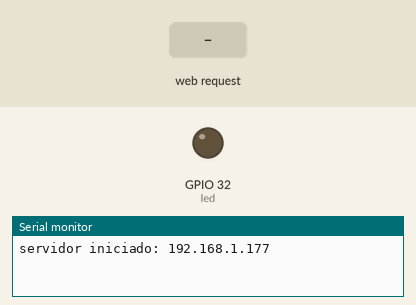
This sketch was run on a simulated ESP32. Parts: output pins drawn as LEDs (lit = HIGH), the last lines printed to the serial monitor. Inputs (shaded band) come from the test bench. WiFi joins after 1.5 s; servers stay silent unless stated.

Above: at 1.2 s.
1.3 s: HTTP request GET /?LED=ON received
At 1.7 s:
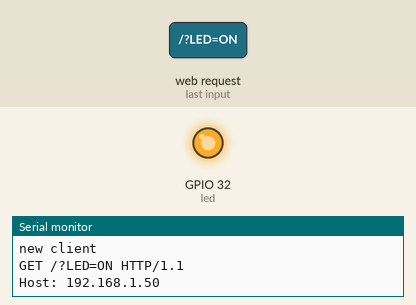
2.8 s: HTTP request GET /?LED=OFF received
At 4.1 s:
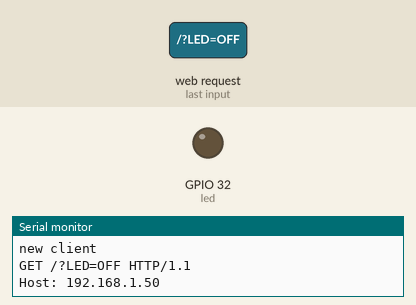
Timing chart, 0 to 5.8 s (numbered marks = the images above; inputs shaded):
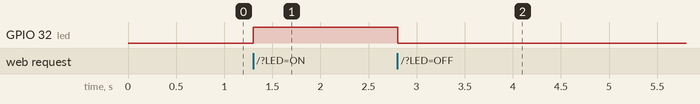

The sketch:

control-my-stove_Ejemplo_LED.ino
```cpp
#include <SPI.h>       //Importamos la librería SPI
#include <Ethernet.h>  //Importamos la librería Ethernet

byte mac[] = { 0xDE, 0xAD, 0xBE, 0xEF, 0xFE, 0xED };     //Ponemos una dirección MAC para la Ethernet Shield
IPAddress ip(192, 168, 1, 177);                             //Asingamos una IP a la Ethernet Shield
EthernetServer server(80);                               //Creamos un servidor web en el puerto 80 (puerto HTTP por defecto)

int led = 32;             //Definimos el pin que usaremos para encender el led
String estado = "OFF";   //Variable de tipo string que almacena el estado del Led (inicialmente "OFF")


void setup()
{
  Serial.begin(9600);       // Inicializamos la comunicación serie
  Ethernet.begin(mac, ip);  // Inicializamos la comunicación Ethernet y el servidor
  server.begin();           // Inicializamos el servidor web

  // Mostramos la direccion y el puerto donde esta funcionando el servidor web
  Serial.print("servidor iniciado: ");
  Serial.println(Ethernet.localIP());

  // Definimos el pin del led como salida y lo ponemos en LOW (apagado)
  pinMode(led,OUTPUT);
  digitalWrite(led,LOW);
}


void loop()
{
  EthernetClient client = server.available();          //Creamos un cliente Web
    if (client) {                                      //Cuando detecte un cliente a través de una petición HTTP
    Serial.println("new client");                      //Avisamos por comunicacion serie
    boolean currentLineIsBlank = true;                 //Una petición HTTP acaba con una línea en blanco, ponemos la variable en TRUE
    String cadena="";                                  //Definimos una variable de tipo string vacía para almacenar el mensaje
    while (client.connected()) {                       //Si el cliente esta conectado...
      if (client.available()) {                        //Y hay datos para recibir...
        char c = client.read();                        //Leemos la petición HTTP carácter por carácter
        Serial.write(c);                               //Visualizamos la petición HTTP por el Monitor Serie
        cadena.concat(c);                              //Unimos todos los caracteres de la petición HTTP "c", en la variable de tipo String "Cadena"


         //Ya que hemos convertido la petición HTTP a una cadena de caracteres, ahora podremos buscar partes del texto.
         int posicion=cadena.indexOf("LED=");          //Nos fijamos en el texto "LED="
           if(cadena.substring(posicion)=="LED=ON")     //Si en esa posición tenemos "LED=ON"
          {
            digitalWrite(led,HIGH);                    //Encendemos el LED
            estado="ON";                               //Asignamos el valor "ON" a la variable "estado"
          }
          if(cadena.substring(posicion)=="LED=OFF")    //Si en esa posición tenemos "LED=OFF"
          {
            digitalWrite(led,LOW);                     //Apagamos el LED
            estado="OFF";                              //Asignamos el valor "OFF" a la variable "estado"
          }

        //Cuando reciba una línea en blanco, quiere decir que la petición HTTP ha acabado y el servidor Web está listo para enviar una respuesta
        if (c == '\n' && currentLineIsBlank) {

            // Enviamos al cliente una respuesta HTTP (cabecera)
            client.println("HTTP/1.1 200 OK");
            client.println("Content-Type: text/html");
            client.println("Connection: close");

            // Enviamos al cliente una respuesta en formato HTML
            client.println("<html>");
            client.println("");
            client.println("<head>");
            client.println("<meta charset='UTF-8'>");
            client.println("<meta name='viewport' content='width=device-width, initial-scale=1.0'>");
            client.println("<title>control-my-stove</title>");
            client.println("</head>");
            client.println("");
            client.println("<body>");

            client.println("<center><h1>Control remoto a estufa</h1></center>");
            client.println("<center><legend>Control de encendido</legend></center>");
            client.println("<center>");
            client.println("<input onClick=location.href='./?LED=ON' type='radio' name='on_off' id='on' value='on' checked=''>");
            client.println("Prender estufa");
            client.println("<input onClick=location.href='./?LED=OFF' type='radio' name='on_off' id='off' value='off' >");
            client.println("Apagar estufa");
            client.println("</center>");
            client.println("<br>");
            client.println("<center><legend>Timer de encendido</legend></center>");
            client.println("<center>");
            client.println("<input onClick=location.href='./?LED=ON' type='radio' name='timer' id='on' value='on' checked=''>");
            client.println("10 min");
            client.println("<input onClick=location.href='./?LED=OFF' type='radio' name='timer' id='off' value='off' >");
            client.println("15 min");
            client.println("</center>");
            client.println("<input onClick=location.href='./?LED=ON' type='radio' name='timer' id='on' value='on' checked=''>");
            client.println("20 min");
            client.println("<input onClick=location.href='./?LED=ON' type='radio' name='timer' id='off' value='off' >");
            client.println("25 min");
            client.println("</center>");
            client.println("<center><legend>Regular flama</legend></center>");
            client.println("<center>");
            client.println("<select>");
            client.println("  <option onClick=location.href='./?LED=ON' value='20'>20</option>");
            client.println("  <option onClick=location.href='./?LED=OFF' value='40'>40</option>");
            client.println("  <option onClick=location.href='./?LED=ON' value='40'>60</option>");
            client.println("  <option onClick=location.href='./?LED=OFF' value='40'>80</option>");
            client.println("  <option onClick=location.href='./?LED=ON' value='40'>100</option>");
            client.println("</select>");
            client.println("</center>");
            client.println("<h3>Detector de fugas de gas</h3>");
            client.println("");
            client.println("<h3>Detector de temperatura</h3>");
            client.println("");
            client.println("<button onClick=location.href='./?LED=OFF'>Reset</button>");
            client.println("<br>");

            client.println("<center><img src='C:/richa/downloads/logo.png'></center>");
            client.println("<br><br>");
            //Creamos los botones. Para enviar parametros a través de HTML se utilizara el metodo URL encode. Los parametros se envian a traves del simbolo '?'
            client.println("<div style='text-align:center;'>");
            client.println("<button onClick=location.href='./?LED=ON' style='width:200px; height:75px; background-color:#aaf442; color:snow; padding:10px; border:1px solid #3F7CFF;'>ON</button>");
            client.println("<button onClick=location.href='./?LED=OFF' style='width:200px; height:75px; background-color:#d82408; color:snow; padding:10px; border:1px solid #3F7CFF;'>OFF</button>");
            client.println("<br><br>");
            client.println("<b>Estado del LED = ");
            client.print(estado);
            client.println("</b><br />");
            client.println("</b></body>");
            client.println("</html>");
            break;
        }
        if (c == '\n') {
          currentLineIsBlank = true;
        }
        else if (c != '\r') {
          currentLineIsBlank = false;
        }
      }
    }
    //Damos tiempo al navegador para recibir los datos
    delay(1);
    client.stop();// Cierra la conexion
  }
}
```

Measured:
- after the input at 1.3 s, GPIO 32 (led): LOW → HIGH at once
- after the input at 2.8 s, GPIO 32 (led): HIGH → LOW at once
